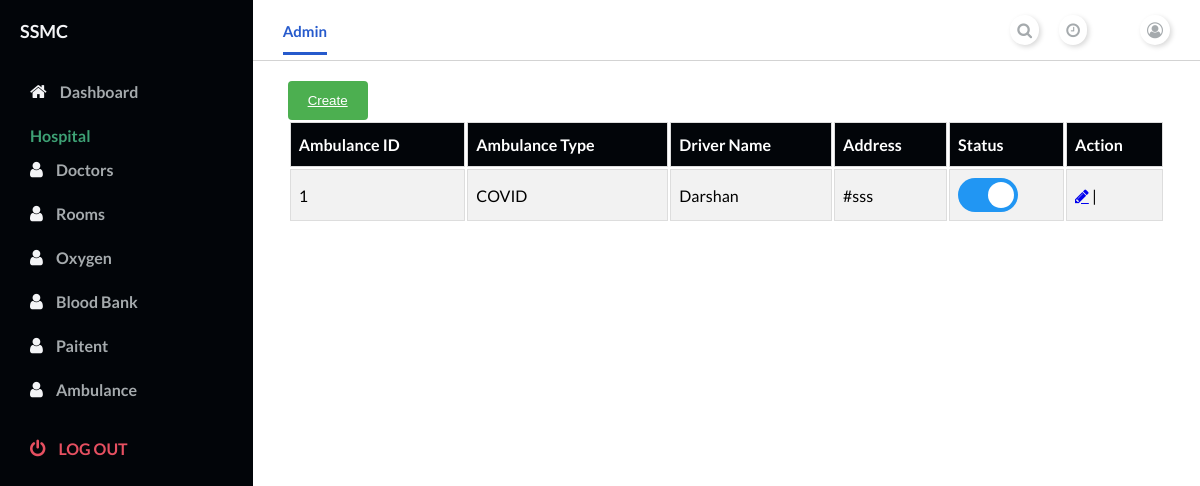
The page /hospital/dashboard/ambulancelist (signed in) on the database its author committed.
### hospital/models.py (models this page shows, shortened)
class Ambulance(models.Model):
    TYPE = (
        ('ICU','ICU'),
        ('OXYGEN','OXYGEN'),
        ('GENERAL','GENERAL'),
        ('COVID','COVID'),
        )
    ambhospital = models.ForeignKey(User, on_delete=models.CASCADE,
                               related_name='ambhospital')
    ambtype=models.CharField(blank=True,null=True,choices=TYPE,max_length=20)
    drivername=models.CharField(blank=True,null=True,max_length=50)
    address=models.TextField()
    status=models.BooleanField(default=True)
    phone_number = PhoneField(blank=True, help_text='Contact phone number')

### accounts/models.py (models this page shows, shortened)
class User(AbstractUser):
    username = None
    role = models.CharField(max_length=12, error_messages={
        'required': "Role must be provided"
    })
    gender = models.CharField(max_length=10, blank=True, null=True, default="")
    email = models.EmailField(unique=True, blank=False,
                              error_messages={
                                  'unique': "A user with that email already exists.",
                              })
    address=models.TextField(blank=True,null=True,default="")
    phone_number = PhoneField(blank=True, help_text='Contact phone number')
    pincode=models.CharField( max_length=6, default="")
    USERNAME_FIELD = "email"
    REQUIRED_FIELDS = []
    objects = UserManager()

### hospital/views.py (the view)
# urls.py: path('ambulancelist', AmbulanceListView, name='ambulance-list'),
@login_required
def AmbulanceListView(request):
    ambulance=Ambulance.objects.filter(ambhospital=request.user).order_by('-status')
    return render(request,"hospital/ambulancelist.html",{"ambulance":ambulance})

### templates/hospital/ambulancelist.html (shortened to what this page needs)
{% extends 'hospital/home.html' %}
{% load static %}
{% block content %}
<main>
    <div class="main__container">
        <button class="create" href=""> <a href="{% url 'hospital:ambulance-create' %}">Create</a> </button>
<table id="doctor">
    <tr>
      <th>Ambulance ID</th>
      <th>Ambulance Type</th>
      <th>Driver Name</th>
      <th>Address</th>
      <th>Status</th>
      <th colspan="2">Action</th>
    </tr>
    {% for a in ambulance %}
    <tr>
      <td>{{a.id}}</td>
      <td>{{a.ambtype}}</td>
      <td>{{a.drivername}}</td>
      <td>{{a.address}}</td>
      <td>
        <label class="switch">
        <span class="slider round"></span>
          </label>
    </td>
    <td>
        <a class="fa fa-pencil"  href="{% url 'hospital:ambulance-edit' pk=a.id %}" ></a> |
    </td>
    </tr>
        {% endfor %}
      </table>
    </div>
  </main>
{% endblock %}

### templates/hospital/home.html (shortened to what this page needs)
{% load static %}
<!DOCTYPE html>
<html lang="en">
<head>
    <link
      rel="stylesheet"
      href="https://stackpath.bootstrapcdn.com/font-awesome/4.7.0/css/font-awesome.min.css"
    />
    <link rel="stylesheet" href="{% static 'dashboard/style.css' %}" />
</head>
<body id="body">
    <div class="container">
    <nav class="navbar">
      <div class="navbar__left">
        <a class="active_link" href="#">Admin</a>
      </div>
      <div class="navbar__right">
        <a href="#">
          <i class="fa fa-search" aria-hidden="true"></i>
        </a>
        <a href="#">
          <i class="fa fa-clock-o" aria-hidden="true"></i>
        </a>
        <a href="#">
          <i class="fa fa-user-circle-o" aria-hidden="true"></i>
        </a>
      </div>
    </nav>
    {% block content %} {% endblock %}
      <div id="sidebar">
        <div class="sidebar__title">
          <div class="sidebar__img">
            <h1> {{ request.user.first_name }}</h1>
          </div>
        </div>
        <div class="sidebar__menu">
          <div class="sidebar__link ">
            <i class="fa fa-home"></i>
            <a href="{% url 'hospital:hospital-dashboard' %}">Dashboard</a>
          </div>
          <h2>Hospital</h2>
          <div class="sidebar__link">
            <i class="fa fa-user" aria-hidden="true"></i>
            <a href="{% url 'hospital:doctor-list' %}">Doctors</a>
          </div>
          <div class="sidebar__link">
            <i class="fa fa-user" aria-hidden="true"></i>
            <a href="{% url 'hospital:room-list' %}">Rooms</a>
          </div>
          <div class="sidebar__link">
            <i class="fa fa-user" aria-hidden="true"></i>
            <a href="{% url 'hospital:oxygen-list' %}">Oxygen</a>
          </div>
          <div class="sidebar__link">
            <i class="fa fa-user" aria-hidden="true"></i>
            <a href="{% url 'hospital:blood-list' %}">Blood Bank</a>
          </div>
          <div class="sidebar__link">
            <i class="fa fa-user" aria-hidden="true"></i>
            <a href="{% url 'hospital:paitent-list' %}">Paitent</a>
          </div>
          <div class="sidebar__link">
            <i class="fa fa-user" aria-hidden="true"></i>
            <a href="{% url 'hospital:ambulance-list' %}">Ambulance</a>
          </div>
           <div class="sidebar__logout">
            <i class="fa fa-power-off"></i>
            <a href="{% url 'accounts:logout' %}">Log out</a>
          </div>
        </div>
      </div>
    </div>
</body>
</html>

### assets/dashboard/style.css (style rules this page uses)
* { margin: 0; padding: 0; }
body { box-sizing: border-box; font-family: "Lato", sans-serif; }
.container { display: grid; height: 100vh; grid-template-columns: 0.8fr 1fr 1fr 1fr; grid-template-rows: 0.2fr 3fr; grid-template-areas: "sidebar nav nav nav" "sidebar main main main"; }
.navbar { background: #ffffff; grid-area: nav; height: 60px; display: flex; align-items: center; justify-content: space-between; padding: 0 30px 0 30px; border-bottom: 1px solid lightgray; }
.navbar__left > a { margin-right: 30px; text-decoration: none; color: #a5aaad; font-size: 15px; font-weight: 700; }
.navbar__left .active_link { color: #265acc; border-bottom: 3px solid #265acc; padding-bottom: 12px; }
.navbar__right { display: flex; justify-content: center; align-items: center; }
.navbar__right > a { margin-left: 20px; text-decoration: none; }
.navbar__right > a > i { color: #a5aaad; font-size: 16px; border-radius: 50px; background: #ffffff; box-shadow: 2px 2px 5px #d9d9d9, -2px -2px 5px #ffffff; padding: 7px; }
main { background: #ffffff; grid-area: main; overflow-y: auto; }
.main__container { padding: 20px 35px; }
#sidebar { background: #020509; grid-area: sidebar; overflow-y: auto; padding: 20px; -webkit-transition: all 0.5s; transition: all 0.5s; }
.sidebar__title { display: flex; justify-content: space-between; align-items: center; color: #f3f4f6; margin-bottom: 30px; }
.sidebar__img { display: flex; align-items: center; }
.sidebar__title > div > h1 { font-size: 18px; display: inline; }
.sidebar__menu > h2 { color: #3ea175; font-size: 16px; margin-top: 15px; margin-bottom: 5px; padding: 0 10px; font-weight: 700; }
.sidebar__link { color: #f3f4f6; padding: 10px; border-radius: 3px; margin-bottom: 5px; }
.sidebar__link > a { text-decoration: none; color: #a5aaad; font-weight: 700; }
.sidebar__link > i { margin-right: 10px; font-size: 18px; }
.sidebar__logout { margin-top: 20px; padding: 10px; color: #e65061; }
.sidebar__logout > a { text-decoration: none; color: #e65061; font-weight: 700; text-transform: uppercase; }
.sidebar__logout > i { margin-right: 10px; font-size: 18px; }

### templates/hospital/ambulancelist.html (style rules this page uses)
#doctor { border-radius: 2px solid grey; overflow-x:auto; width: 100%; }
#doctor td, #doctor th { border: 1px solid #ddd; padding: 8px; }
#doctor tr:nth-child(even) { background-color: #f2f2f2; }
#doctor th { padding-top: 12px; padding-bottom: 12px; text-align: left; background-color: rgb(2, 5, 9);; color: white; }
.switch { position: relative; display: inline-block; width: 60px; height: 34px; }
.slider { position: absolute; cursor: pointer; top: 0; left: 0; right: 0; bottom: 0; background-color: #ccc; -webkit-transition: .4s; transition: .4s; }
.slider:before { position: absolute; content: ""; height: 26px; width: 26px; left: 4px; bottom: 4px; background-color: white; -webkit-transition: .4s; transition: .4s; }
input:checked + .slider { background-color: #2196F3; }
input:checked + .slider:before { -webkit-transform: translateX(26px); -ms-transform: translateX(26px); transform: translateX(26px); }
.slider.round { border-radius: 34px; }
.slider.round:before { border-radius: 50%; }
.create { background-color: #4CAF50; color: white; padding: 12px 20px; border: none; border-radius: 4px; cursor: pointer; float: left; }
.create >a { color: white; }

### rows shown on the page
Ambulance: id "1", ambtype "COVID", drivername "Darshan", address "#sss"
User: user.first_name "SSMC"
